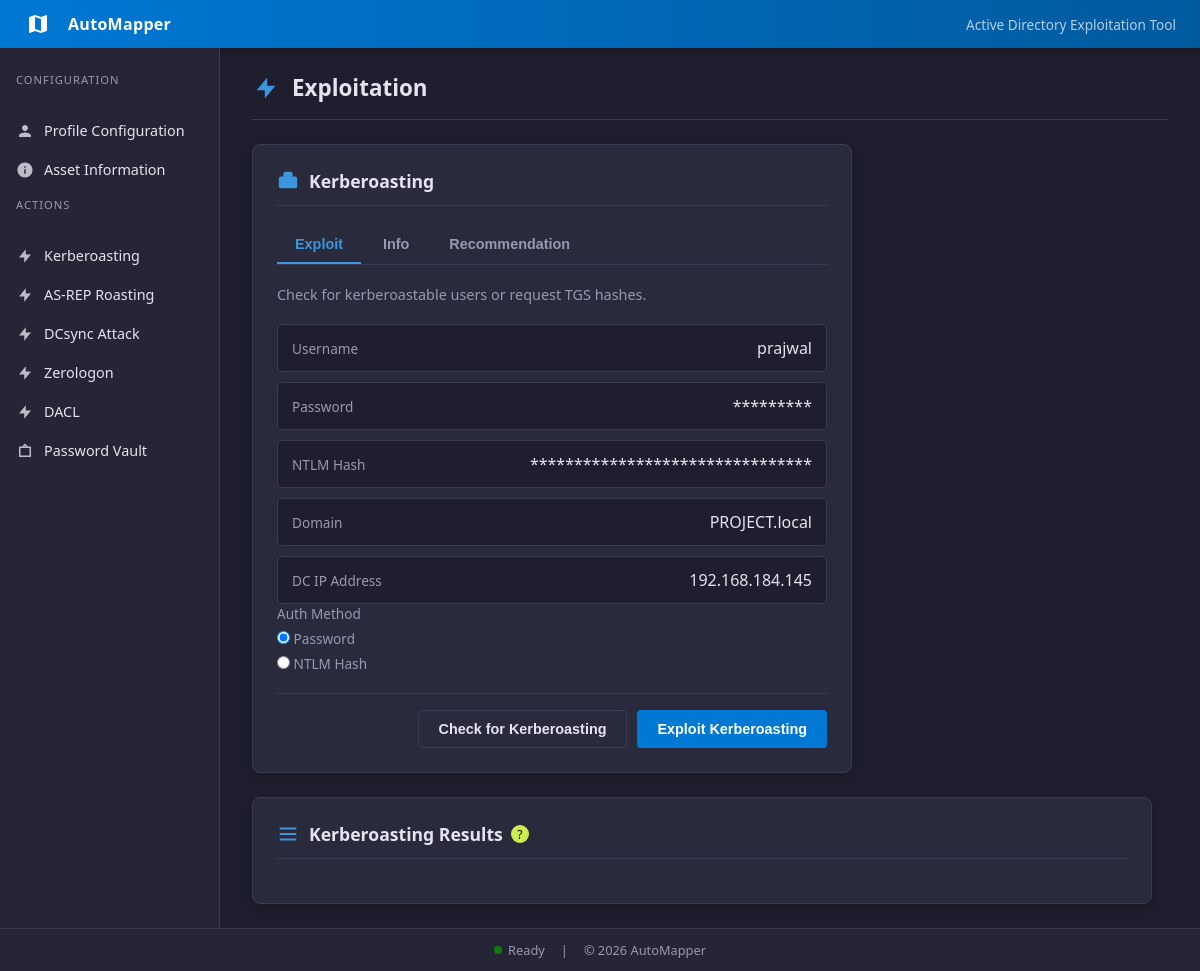
The page /kerberoast on the database as committed earlier.
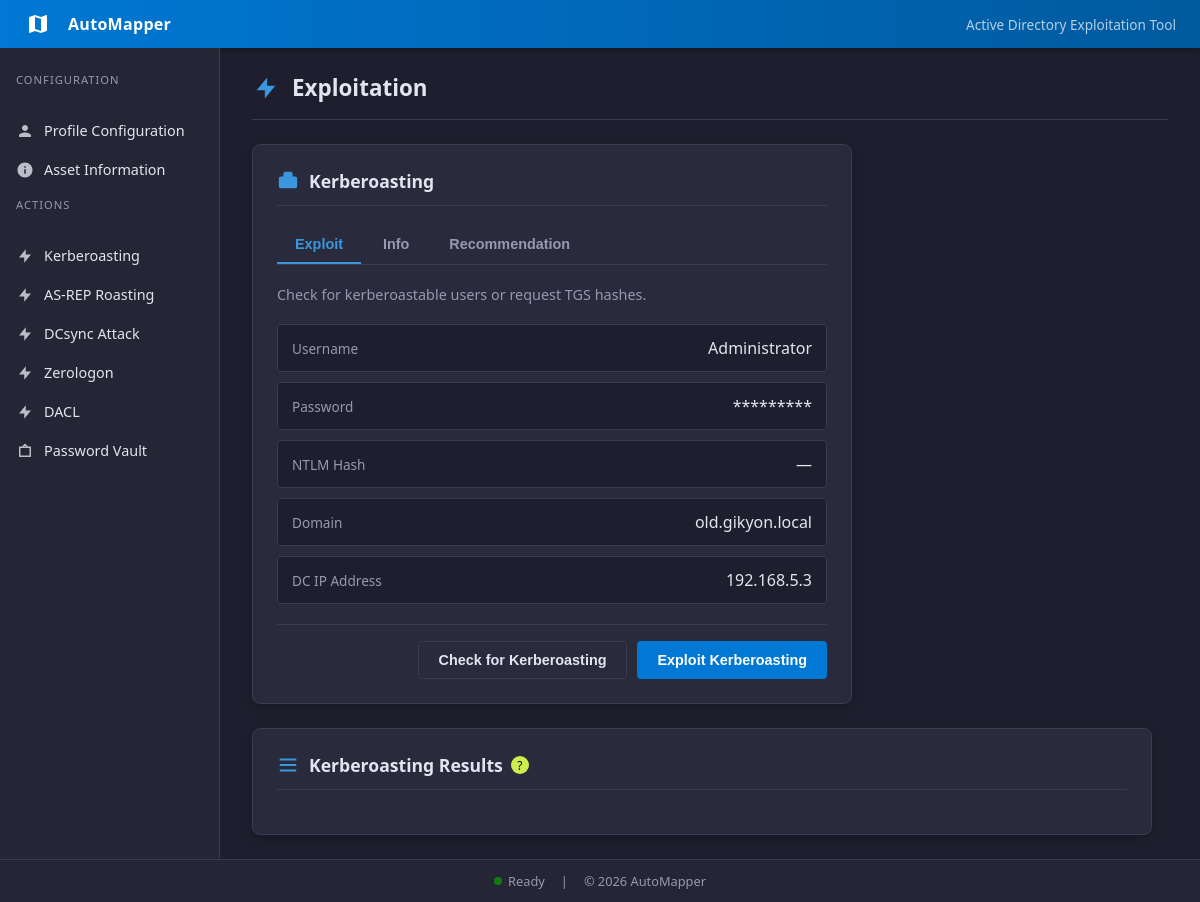
The same page on the database as committed later.
### tables this page shows
CREATE TABLE profiles (
    description text,
    name text,
    password text,
    ntlmHash text,
    domain text,
    dc_ip text,
    fqdn text
, username text, dc_fqdn text, profile_description text, ntlm_hash text);

### app/routes/main.py (the view, shortened to what this page needs)
@main_bp.route("/kerberoast", methods=["GET", "POST"])
def kerberoast():
    creds = _get_creds()
    results = []
    error = None
    status_message = None
    action = None
    auth_method = _default_auth_method(creds)
    return _render_exploit(
        "kerberoast.html",
        creds,
        results,
        error,
        status_message,
        action,
        auth_method=auth_method,
    )

### app/db/database.py (called while the page is built)
def get_db():
    conn = sqlite3.connect(DB_PATH)
    conn.row_factory = sqlite3.Row
    return conn

def get_profile(name):
    conn = get_db()
    try:
        row = conn.execute(
            """
            SELECT name, username, password, ntlm_hash, domain, dc_ip, dc_fqdn, profile_description
            FROM profiles
            WHERE name = ?
            """,
            (name,),
        ).fetchone()
    finally:
        conn.close()
    if not row:
        return None
    return {
        "username": row["username"],
        "password": row["password"],
        "ntlm_hash": row["ntlm_hash"],
        "domain": row["domain"],
        "dc_ip": row["dc_ip"],
        "dc_fqdn": row["dc_fqdn"],
        "profile_description": row["profile_description"],
    }

def get_active_profile():
    conn = get_db()
    try:
        row = conn.execute(
            "SELECT value FROM app_state WHERE key = ?",
            ("active_profile",),
        ).fetchone()
    finally:
        conn.close()
    return row["value"] if row else None

### app/routes/main.py (called while the page is built)
def _get_creds():
    active_profile = get_active_profile()
    if not active_profile:
        return {}
    return get_profile(active_profile) or {}

### app/templates/kerberoast.html (shortened to what this page needs)
{% extends 'base.html' %}
{% block content %}
<div class="page-header">
  <svg viewBox="0 0 24 24"><path d="M13 10V3L4 14h7v7l9-11h-7z"/></svg>
  <h1 class="page-title">Exploitation</h1>
</div>
<section class="card">
  <div class="card-header">
    <svg viewBox="0 0 24 24"><path d="M20 7h-3V4a2 2 0 0 0-2-2H9a2 2 0 0 0-2 2v3H4a2 2 0 0 0-2 2v9a2 2 0 0 0 2 2h16a2 2 0 0 0 2-2V9a2 2 0 0 0-2-2z"/></svg>
    <h1>Kerberoasting</h1>
  </div>
  <div class="tab-bar">
    <button class="tab-btn active" data-tab="exploit-tab">Exploit</button>
    <button class="tab-btn" data-tab="info-tab">Info</button>
    <button class="tab-btn" data-tab="rec-tab">Recommendation</button>
  </div>
  <div id="exploit-tab" class="tab-content active">
    <p class="subtitle">Check for kerberoastable users or request TGS hashes.</p>
    <div class="output">
      <div class="output-row">
        <span class="label">Username</span>
        <span class="value">{{ creds.username or '—' }}</span>
      </div>
      <div class="output-row">
        <span class="label">Password</span>
        <span class="value">{{ '*' * (creds.password|length) if creds.password else '—' }}</span>
      </div>
      <div class="output-row">
        <span class="label">NTLM Hash</span>
        <span class="value">{{ '*' * (creds.ntlm_hash|length) if creds.ntlm_hash else '—' }}</span>
      </div>
      <div class="output-row">
        <span class="label">Domain</span>
        <span class="value">{{ creds.domain or '—' }}</span>
      </div>
      <div class="output-row">
        <span class="label">DC IP Address</span>
        <span class="value">{{ creds.dc_ip or '—' }}</span>
      </div>
    </div>
    <form method="POST" class="form">
      {% if creds.password and creds.ntlm_hash %}
      <div class="field">
        <label>Auth Method</label>
        <label>
          <input type="radio" name="auth_method" value="password" {% if auth_method != 'ntlm' %}checked{% endif %} />
          Password
        </label>
        <label>
          <input type="radio" name="auth_method" value="ntlm" {% if auth_method == 'ntlm' %}checked{% endif %} />
          NTLM Hash
        </label>
      </div>
      {% else %}
      <input type="hidden" name="auth_method" value="{{ 'ntlm' if creds.ntlm_hash else 'password' }}" />
      {% endif %}
      <div class="actions">
        <button class="btn secondary" name="action" value="check">
          Check for Kerberoasting
        </button>
        <button class="btn" name="action" value="exploit">
          Exploit Kerberoasting
        </button>
      </div>
    </form>
  </div>
</section>
<section class="card result-card">
  <div class="card-header">
  <svg viewBox="0 0 24 24">
    <path d="M3 5h18v2H3V5zm0 6h18v2H3v-2zm0 6h18v2H3v-2z"/>
  </svg>
  <div class="header-with-tooltip">
    <h1>Kerberoasting Results</h1>
    <div class="tooltip-container">
      <span class="info-icon">?</span>
    </div>
  </div>
</div>
</section>
{% endblock %}

Rows that differ between the two databases and show on the page:
changed profiles: username "prajwal" → "Administrator"; domain "PROJECT.local" → "old.gikyon.local"; dc_ip "192.168.184.145" → "192.168.5.3"; password "Password1" → "Admin@123" (drawn)
Other text that changed with them:
{{ '*' * (creds.ntlm_hash|length) if creds.ntlm_hash else '—' }}: "********************************" → "—"
form field auth_method: "☑ Password" → (not shown)
form field auth_method: "☐ NTLM Hash" → (not shown)
text no longer shown: "Auth Method Password NTLM Hash"
